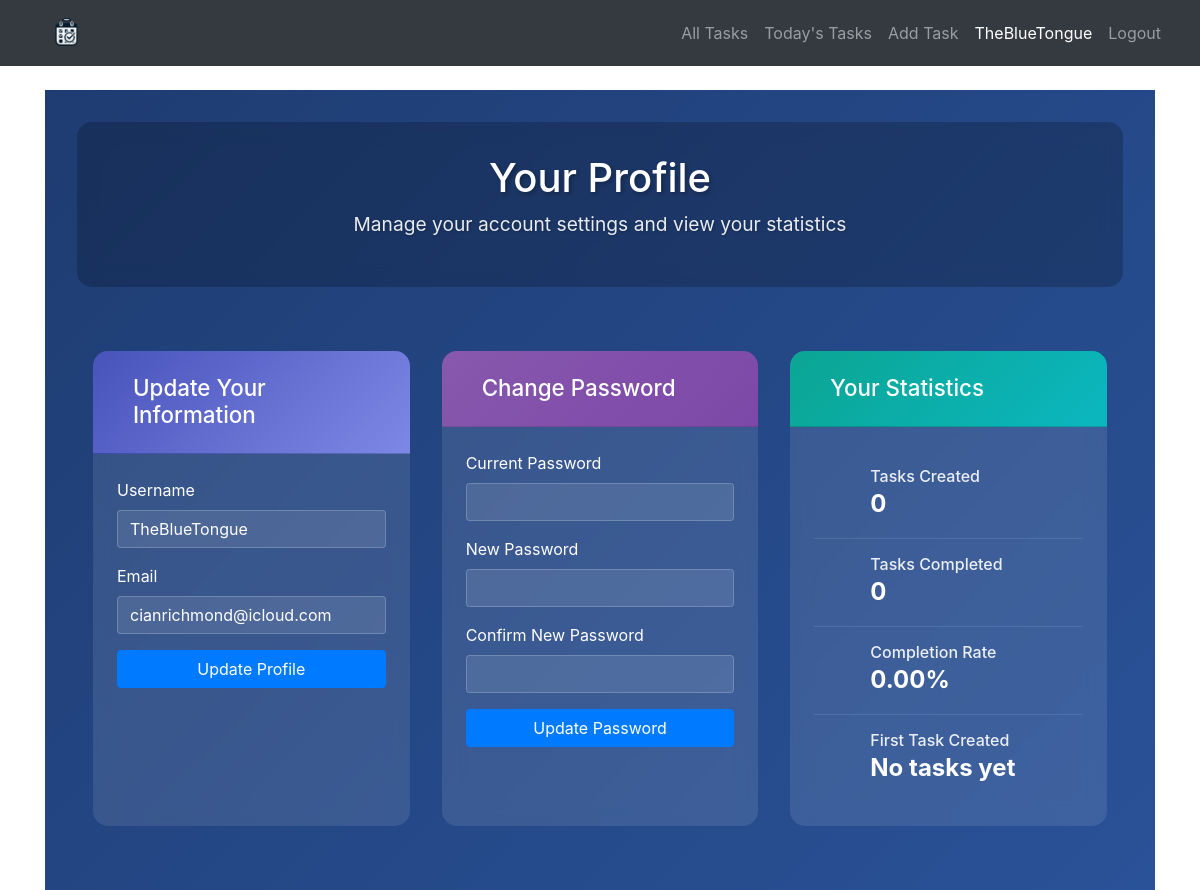
The page /user_profile (signed in) on the database as committed earlier.
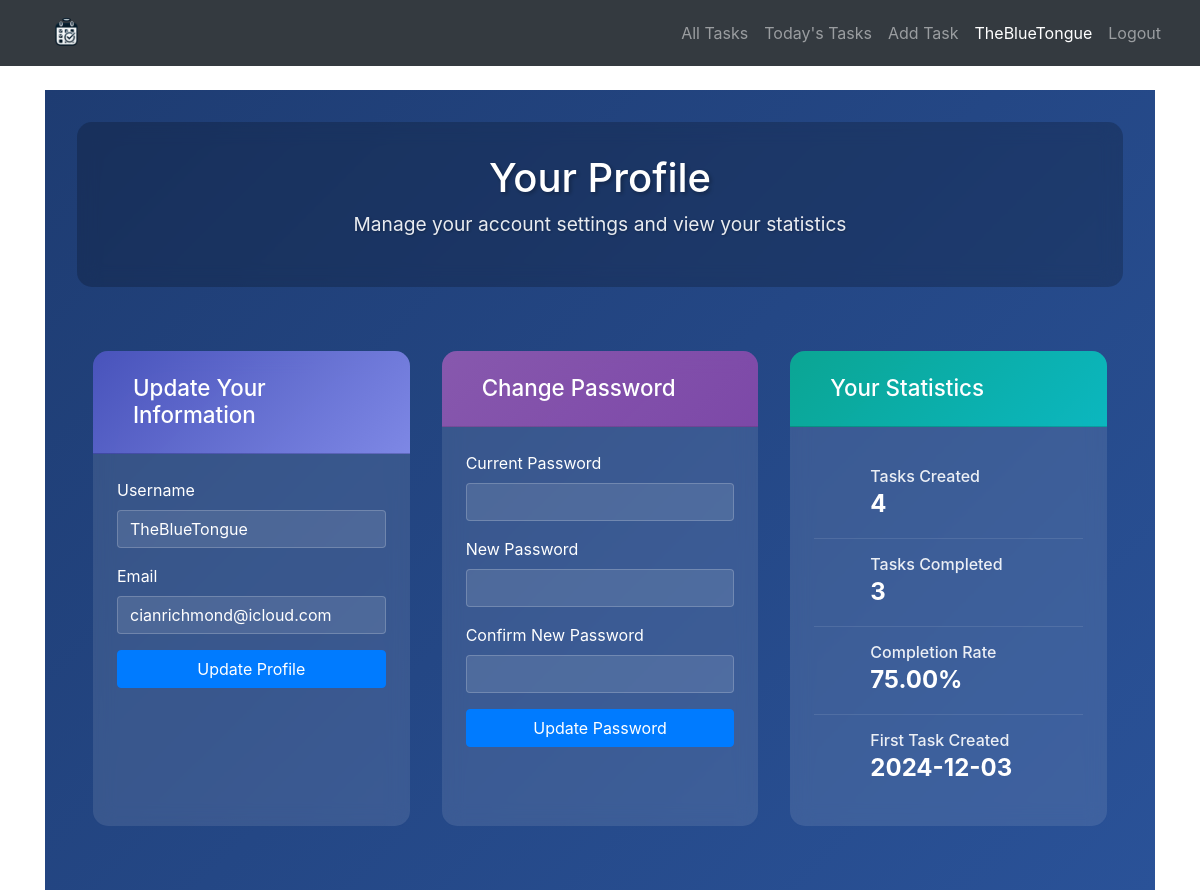
The same page on the database as committed later.
### database_setup.py (models this page shows)
class Task(Base):
    __tablename__ = 'tasks'
    id = Column(Integer, primary_key=True)
    title = Column(String(150), nullable=False)
    category = Column(String(50), nullable=False)
    description = Column(String(500), nullable=True)
    due_date = Column(Date, nullable=True)
    is_complete = Column(Boolean, default=False)
    user_id = Column(Integer, ForeignKey('users.id'), nullable=False)
    important = Column(Boolean, default=False)
    owner = relationship('User', back_populates='tasks')
    created_at = Column(DateTime, default=datetime.utcnow)  # Automatically set the current timestamp on task creation

### app.py (the view, shortened to what this page needs)
@app.route('/user_profile', methods=['GET', 'POST'])
@login_required
def user_profile():
    profile_form = forms.ProfileUpdateForm()
    password_form = forms.PasswordUpdateForm()
    session = SessionLocal()
    try:
        user = session.query(User).get(current_user.id)
        tasks = session.query(Task).filter_by(user_id=user.id).all()
        first_task = session.query(Task).filter_by(user_id=user.id).order_by(Task.created_at.asc()).first()
        stats = {
            "total_tasks": len(tasks),
            "completed_tasks": len([task for task in tasks if task.is_complete]),
            "first_task_date": first_task.created_at if first_task else None,
        }
        if not profile_form.username.data:
            profile_form.username.data = user.username
            profile_form.email.data = user.email
    finally:
        session.close()
    return render_template('user_profile.html',
                         profile_form=profile_form,
                         password_form=password_form,
                         stats=stats)

### forms.py
class ProfileUpdateForm(FlaskForm):
    username = StringField('Username', validators=[DataRequired(), Length(min=4, max=150)])
    email = StringField('Email', validators=[DataRequired(), Email()])
    submit_profile = SubmitField('Update Profile')

class PasswordUpdateForm(FlaskForm):
    current_password = PasswordField('Current Password', validators=[DataRequired()])
    new_password = PasswordField('New Password', validators=[DataRequired(), Length(min=6)])
    confirm_password = PasswordField('Confirm New Password', validators=[DataRequired(), EqualTo('new_password')])
    submit_password = SubmitField('Update Password')

### app.py (called while the page is built)
@login_manager.user_loader
def load_user(user_id):
    session = SessionLocal()
    user = session.query(User).get(int(user_id))
    session.close()
    return user

### templates/user_profile.html (shortened to what this page needs)
{% extends 'base.html' %}
{% block content %}
<div class="profile-container">
    <header class="profile-header fade-in">
        <h1>Your Profile</h1>
        <p class="subtitle">Manage your account settings and view your statistics</p>
    </header>
    <div class="profile-grid">
        <div class="profile-card slide-up" style="--delay: 0.1s">
            <div class="card-header gradient-blue">
                <h2>Update Your Information</h2>
            </div>
            <div class="card-body">
                <form action="{{ url_for('user_profile') }}" method="POST">
                    <div class="form-group">
                        <label>Username</label>
                        {{ profile_form.username(class="form-control") }}
                    </div>
                    <div class="form-group">
                        <label>Email</label>
                        {{ profile_form.email(class="form-control") }}
                    </div>
                    {{ profile_form.submit_profile(class="btn btn-primary w-100") }}
                </form>
            </div>
        </div>
        <div class="profile-card slide-up" style="--delay: 0.2s">
            <div class="card-header gradient-purple">
                <h2>Change Password</h2>
            </div>
            <div class="card-body">
                <form action="{{ url_for('user_profile') }}" method="POST">
                    <div class="form-group">
                        <label>Current Password</label>
                        {{ password_form.current_password(class="form-control") }}
                    </div>
                    <div class="form-group">
                        <label>New Password</label>
                        {{ password_form.new_password(class="form-control") }}
                    </div>
                    <div class="form-group">
                        <label>Confirm New Password</label>
                        {{ password_form.confirm_password(class="form-control") }}
                    </div>
                    {{ password_form.submit_password(class="btn btn-primary w-100") }}
                </form>
            </div>
        </div>
        <div class="profile-card slide-up" style="--delay: 0.3s">
            <div class="card-header gradient-green">
                <h2>Your Statistics</h2>
            </div>
            <div class="card-body">
                <div class="stat-item">
                    <div class="stat-info">
                        <h3>Tasks Created</h3>
                        <p class="stat-value">{{ stats.total_tasks }}</p>
                    </div>
                </div>
                <div class="stat-item">
                    <div class="stat-info">
                        <h3>Tasks Completed</h3>
                        <p class="stat-value">{{ stats.completed_tasks }}</p>
                    </div>
                </div>
                <div class="stat-item">
                    <div class="stat-info">
                        <h3>Completion Rate</h3>
                        <p class="stat-value">{{ "%.2f"|format(stats.completed_tasks / stats.total_tasks * 100) if stats.total_tasks > 0 else "0.00" }}%</p>
                    </div>
                </div>
                <div class="stat-item">
                    <div class="stat-info">
                        <h3>First Task Created</h3>
                        <p class="stat-value">{{ stats.first_task_date.strftime('%Y-%m-%d') if stats.first_task_date else "No tasks yet" }}</p>
                    </div>
                </div>
            </div>
        </div>
    </div>
</div>
{% endblock %}

Rows that differ between the two databases and show on the page:
added Task: first_task_date "2024-12-03"
Other text that changed with them:
{{ stats.total_tasks }}: "0" → "4"
{{ stats.completed_tasks }}: "0" → "3"
text no longer shown: "0.00 No tasks yet"
text now shown: "75.00"
